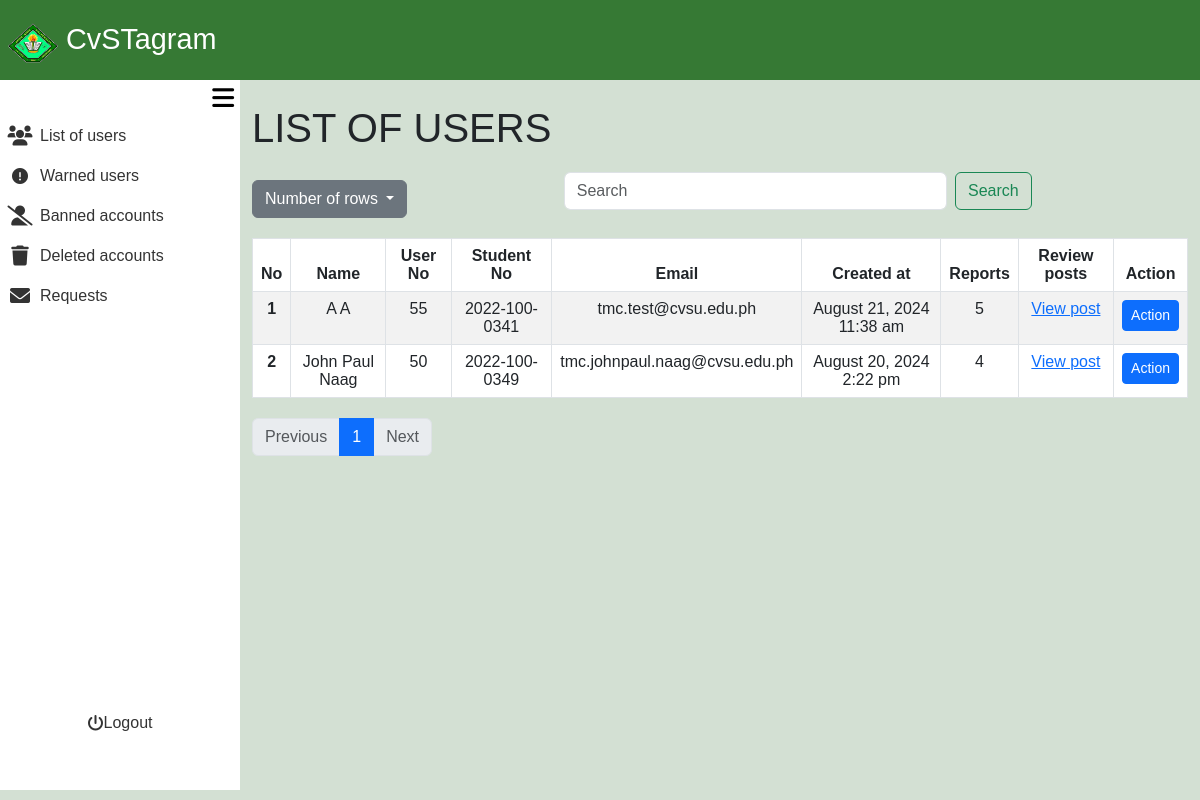
/admin_area/list_of_users.php (signed in), run on an earlier commit of the app's database.
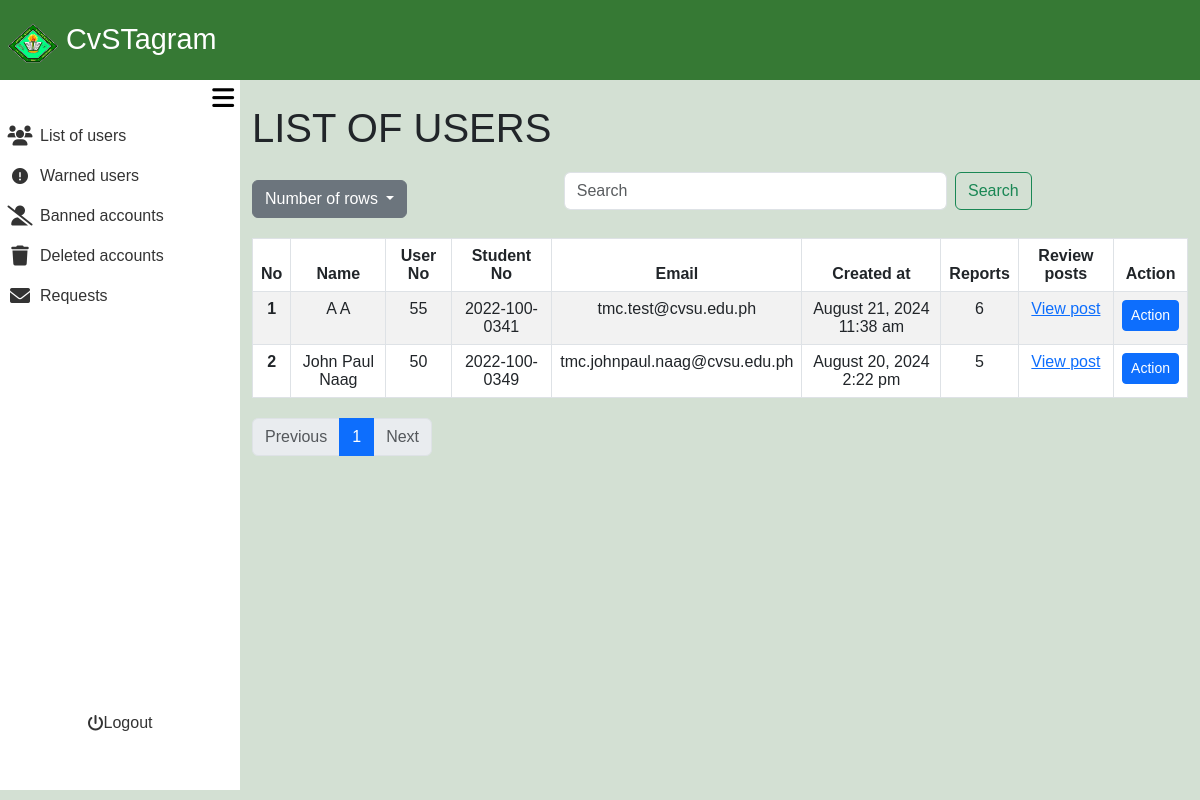
And on a later commit of the database.
### tables this page shows
CREATE TABLE `user_registration` (
  `user_no` int(11) NOT NULL,
  `user_ip` varchar(255) NOT NULL,
  `user_ID` varchar(255) NOT NULL,
  `email` varchar(255) NOT NULL,
  `student_no` varchar(13) NOT NULL,
  `fname` varchar(255) NOT NULL,
  `lname` varchar(255) NOT NULL,
  `bday` date NOT NULL,
  `gender` varchar(20) NOT NULL,
  `coverphoto` varchar(250) NOT NULL,
  `profilepicture` varchar(250) NOT NULL,
  `created_at` timestamp NOT NULL DEFAULT current_timestamp(),
  `updated_at` timestamp NOT NULL DEFAULT current_timestamp() ON UPDATE current_timestamp(),
  `user_password` varchar(255) NOT NULL
);

### admin_area/list_of_users.php (the view, shortened to what the changed rows need)
<?php
require_once '../include/connect.php';
require_once '../include/bootsrap.php';
?>
<!DOCTYPE html>
<html lang="en">
<head>
    <link rel="stylesheet" href="admin_dashbaord.css?v=<?php echo time(); ?>">
</head>
<body>
<div class="container-fluid screen">
    <div class="container-fluid contbody">
        <div class="container-fluid content">
<?php
$search = isset($_GET['search']) ? trim($_GET['search']) : '';
$sort_column = isset($_GET['sort']) ? $_GET['sort'] : 'lname';
$sort_direction = isset($_GET['direction']) && $_GET['direction'] == 'desc' ? 'desc' : 'asc';
$rows_per_page = isset($_GET['rows']) ? intval($_GET['rows']) : 10;
$page = isset($_GET['page']) ? intval($_GET['page']) : 1;
$offset = ($page - 1) * $rows_per_page;
$searchFilter = !empty($search) ? " AND (ur.fname LIKE '%$search%' OR ur.lname LIKE '%$search%' OR ur.email LIKE '%$search%' OR ur.student_no LIKE '%$search%' OR ur.user_no LIKE '%$search%')" : "";
$usersQuery = "SELECT ur.fname, ur.lname, ur.user_no, ur.student_no, ur.created_at, ur.email, uw.warning_level, ub.ban_level, IFNULL(COUNT(pr.report_id), 0) AS report_count
               FROM user_registration ur
               LEFT JOIN post_reports pr ON ur.user_no = pr.user_no
               LEFT JOIN user_warnings uw ON ur.user_no = uw.user_no
               LEFT JOIN user_bans ub ON ur.user_no = ub.user_no
               WHERE 1=1 $searchFilter
               GROUP BY ur.user_no
               ORDER BY $sort_column $sort_direction
               LIMIT $rows_per_page OFFSET $offset";
$usersResult = $con->query($usersQuery);
?>
    <div class="container mt-4 ">
        <h1>LIST OF USERS</h1>
        <table class="table table-bordered table-striped">
            <thead>
                <tr>
                    <th scope="col">No</th>
                    <th scope="col" class="sortable <?php echo ($sort_column == 'fname') ? ($sort_direction == 'asc' ? 'asc' : 'desc') : ''; ?>" onclick="sortTable('fname')">Name</th>
                    <th scope="col" class="sortable <?php echo ($sort_column == 'user_no') ? ($sort_direction == 'asc' ? 'asc' : 'desc') : ''; ?>" onclick="sortTable('user_no')">User No</th>
                    <th scope="col" class="sortable <?php echo ($sort_column == 'student_no') ? ($sort_direction == 'asc' ? 'asc' : 'desc') : ''; ?>" onclick="sortTable('student_no')">Student No<i class="fa-solid fa-sort-up"></i><i class="fa-solid fa-sort-down"></i></th>
                    <th scope="col" class="sortable <?php echo ($sort_column == 'email') ? ($sort_direction == 'asc' ? 'asc' : 'desc') : ''; ?>" onclick="sortTable('email')">Email</th>
                    <th scope="col" class="sortable <?php echo ($sort_column == 'created_at') ? ($sort_direction == 'asc' ? 'asc' : 'desc') : ''; ?>" onclick="sortTable('created_at')">Created at<i class="fa-solid fa-sort-up"></i><i class="fa-solid fa-sort-down"></i></th>
                    <th scope="col" class="sortable <?php echo ($sort_column == 'report_count') ? ($sort_direction == 'asc' ? 'asc' : 'desc') : ''; ?>" onclick="sortTable('report_count')">Reports<i class="fa-solid fa-sort-up"></i><i class="fa-solid fa-sort-down"></i></th>
                    <th scope="col">Review posts</th>
                    <th scope="col">Action</th>
                </tr>
            </thead>
            <tbody>
                <?php
                $line_number = $offset + 1;
                while ($user = $usersResult->fetch_assoc()): ?>
                <?php
                $timestamp = htmlspecialchars($user['created_at']);
                $created_at = new DateTime($timestamp);
                $formattedDate = $created_at->format('F j, Y');
                $formattedTime = $created_at->format('g:i a');
                ?>
                    <tr>
                        <th scope="row"><?php echo htmlspecialchars($line_number++); ?></th>
                        <td><?php echo htmlspecialchars($user['fname'] . ' ' . $user['lname']); ?></td>
                        <td><?php echo htmlspecialchars($user['user_no']); ?></td>
                        <td><?php echo htmlspecialchars($user['student_no']); ?></td>
                        <td><?php echo htmlspecialchars($user['email']); ?></td>
                        <td><?php echo htmlspecialchars($formattedDate . ' ' . $formattedTime); ?></td>
                        <td><?php echo htmlspecialchars($user['report_count']); ?></td>
                        <td>
                        <?php if ($user['report_count'] > 0): ?>
                            <a class="Review_posts text-primary" href="../admin_area/review_post.php?user_no=<?php echo htmlspecialchars($user['user_no']); ?>">View post</a>
                            <?php else: ?>
                            <?php endif; ?>
                        </td>
                        <td>
                            <?php if ($user['report_count'] > 0): ?>
                                <a href="admin_action.php?user_no=<?php echo htmlspecialchars($user['user_no']); ?>" class="btn btn-primary btn-sm">Action</a>
                            <?php else: ?>
                            <?php endif; ?>
                        </td>
                    </tr>
                <?php endwhile; ?>
            </tbody>
        </table>
    </div>
        </div>
    </div>
</div>
</body>
</html>

What changed in the data, as far as the page shows it:
computed for user_registration "tmc.test@cvsu.edu.ph": report_count "5" → "6"
changed user_registration "John Paul Naag": report_count "4" → "5"
